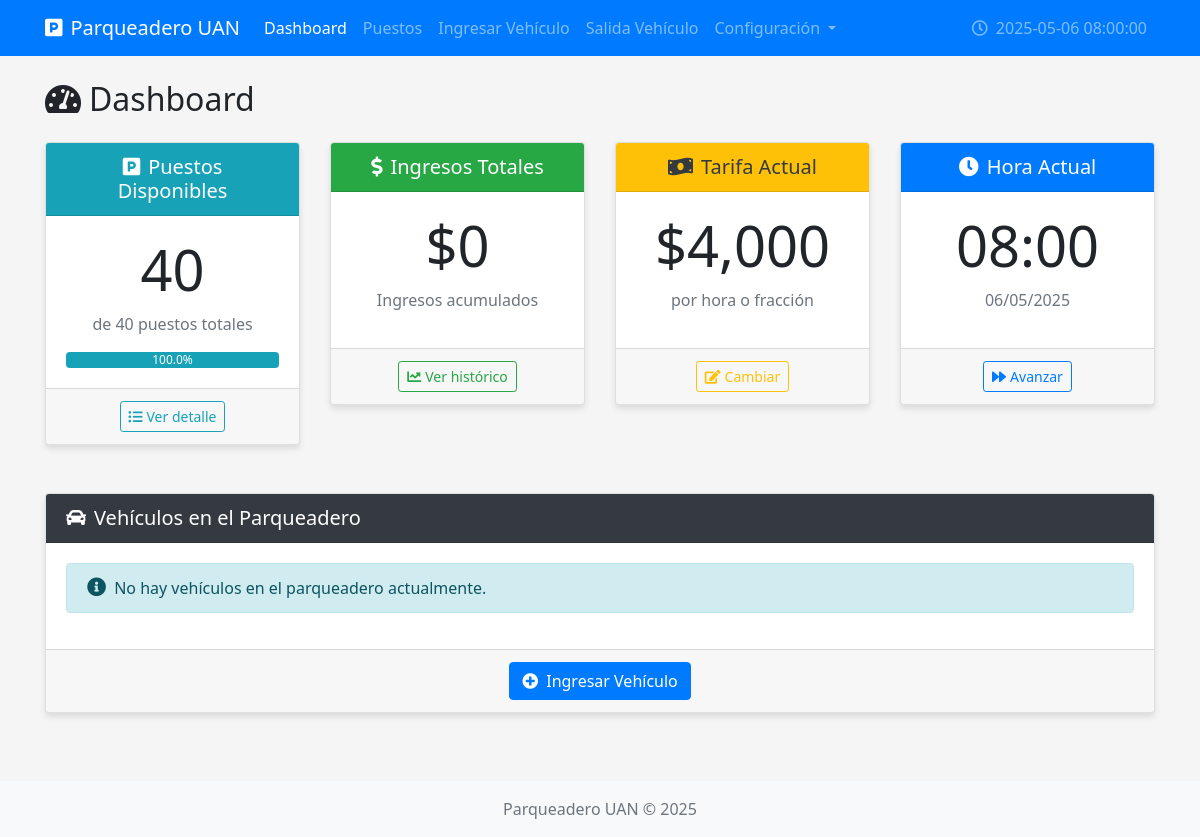
Page /dashboard on the earlier database version.
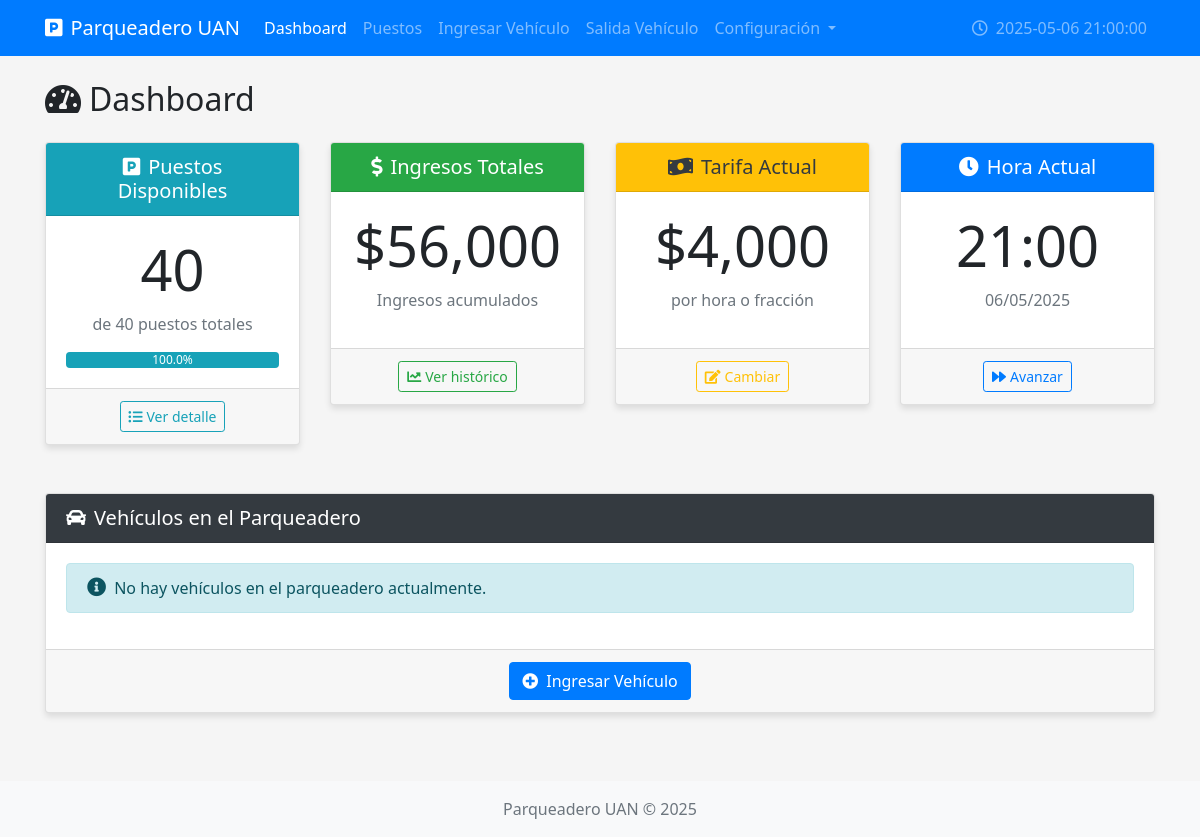
Same page on the later database version.
### models.py (models this page shows, shortened)
class ConfiguracionParqueadero(Base):
    __tablename__ = "configuracion_parqueadero"
    id = Column(Integer, primary_key=True)
    hora_actual = Column(DateTime, nullable=False, default=datetime.now)
    total_puestos = Column(Integer, nullable=False, default=40)

### routes.py (the view)
@routes.route('/dashboard')
@auth.login_required
def dashboard():
    db = next(get_db())
    config = db.query(ConfiguracionParqueadero).first()
    puestos_disponibles = db.query(Puesto).filter_by(disponible=True).count()
    porcentaje_disponibilidad = (puestos_disponibles / config.total_puestos) * 100
    ingresos_totales = db.query(RegistroParqueo).filter(RegistroParqueo.total_pagado != None).with_entities(
        func.sum(RegistroParqueo.total_pagado)
    ).scalar() or 0
    carros_actuales = db.query(RegistroParqueo).filter(RegistroParqueo.hora_salida == None).all()
    tarifa_actual = db.query(Tarifa).filter(
        Tarifa.fecha_fin_vigencia == None
    ).first()
    return render_template(
        'dashboard.html',
        config=config,
        puestos_disponibles=puestos_disponibles,
        porcentaje_disponibilidad=porcentaje_disponibilidad,
        ingresos_totales=ingresos_totales,
        carros_actuales=carros_actuales,
        tarifa_actual=tarifa_actual,
        hora_actual=config.hora_actual.strftime('%Y-%m-%d %H:%M:%S')
    )

### models.py (called while the page is built)
def get_db():
    db = SessionLocal()
    try:
        yield db
    finally:
        db.close()

### templates/dashboard.html (shortened to what the changed rows need)
{% extends 'base.html' %}
{% block content %}
<h2 class="mb-4"><i class="fas fa-tachometer-alt mr-2"></i>Dashboard</h2>
<div class="row">
    <div class="col-md-3">
        <div class="card mb-4 text-center">
            <div class="card-body">
                <h2 class="display-4">{{ puestos_disponibles }}</h2>
                <p class="text-muted">de {{ config.total_puestos }} puestos totales</p>
                <div class="progress">
                    <div class="progress-bar bg-info" role="progressbar" style="width: {{ porcentaje_disponibilidad }}%"
                         aria-valuenow="{{ porcentaje_disponibilidad }}" aria-valuemin="0" aria-valuemax="100">
                    </div>
                </div>
            </div>
        </div>
    </div>
    <div class="col-md-3">
        <div class="card mb-4 text-center">
            <div class="card-body">
                <h2 class="display-4">${{ "{:,.0f}".format(ingresos_totales) }}</h2>
                <p class="text-muted">Ingresos acumulados</p>
            </div>
        </div>
    </div>
    <div class="col-md-3">
        <div class="card mb-4 text-center">
            <div class="card-body">
                <h2 class="display-4">${{ "{:,.0f}".format(tarifa_actual.valor_por_hora) }}</h2>
            </div>
        </div>
    </div>
    <div class="col-md-3">
        <div class="card mb-4 text-center">
            <div class="card-body">
                <h2 class="display-4">{{ config.hora_actual.strftime('%H:%M') }}</h2>
                <p class="text-muted">{{ config.hora_actual.strftime('%d/%m/%Y') }}</p>
            </div>
        </div>
    </div>
</div>
{% endblock %}

Differences in the rows shown:
changed ConfiguracionParqueadero: hora_actual "08:00" → "21:00"
Other differences:
{{ hora_actual }}: "2025-05-06 08:00:00" → "2025-05-06 21:00:00"
{{ "{:,.0f}".format(ingresos_totales) }}: "0" → "56,000"
